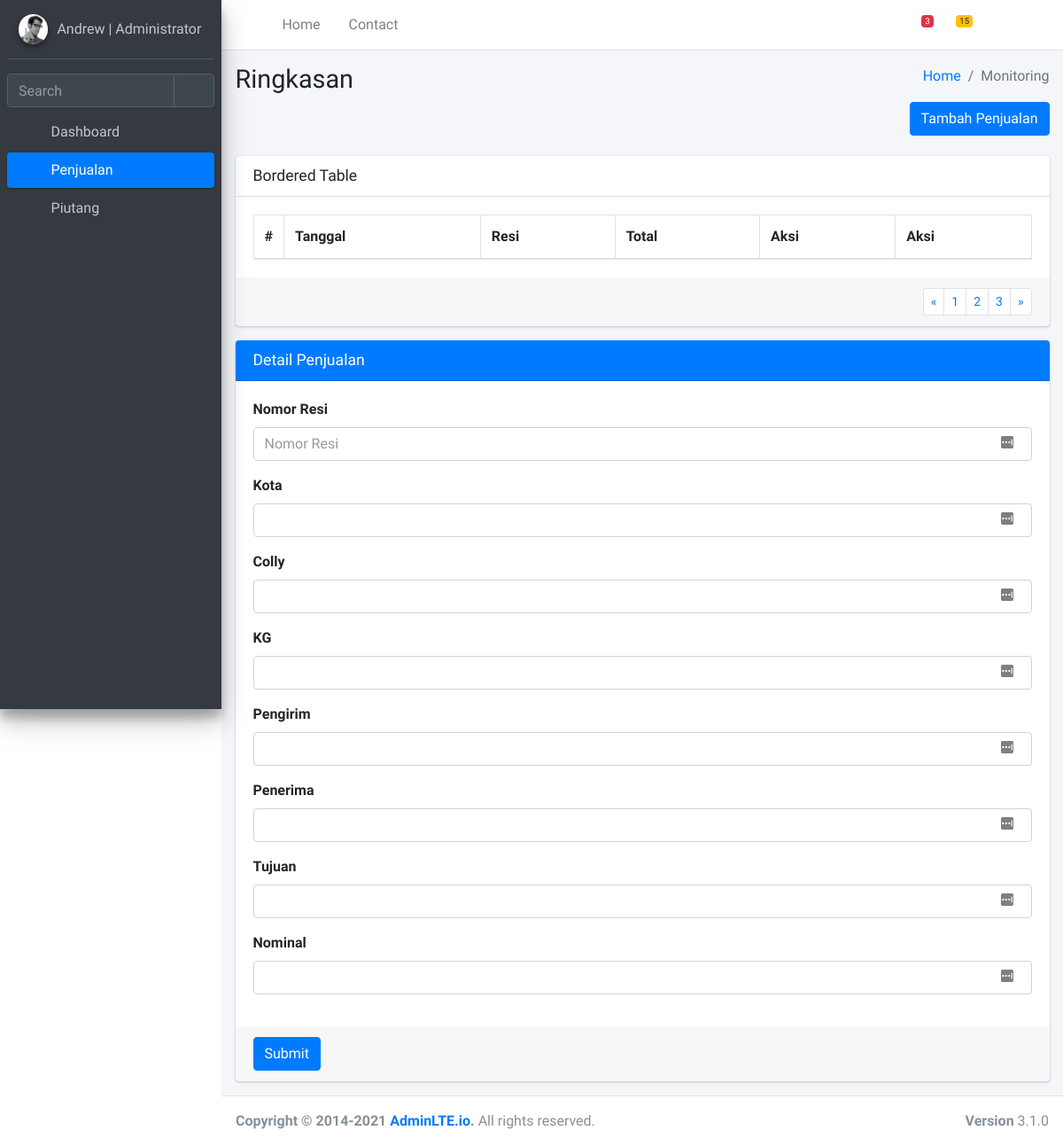
/admindir/penjualan/, run on an earlier commit of the app's database.
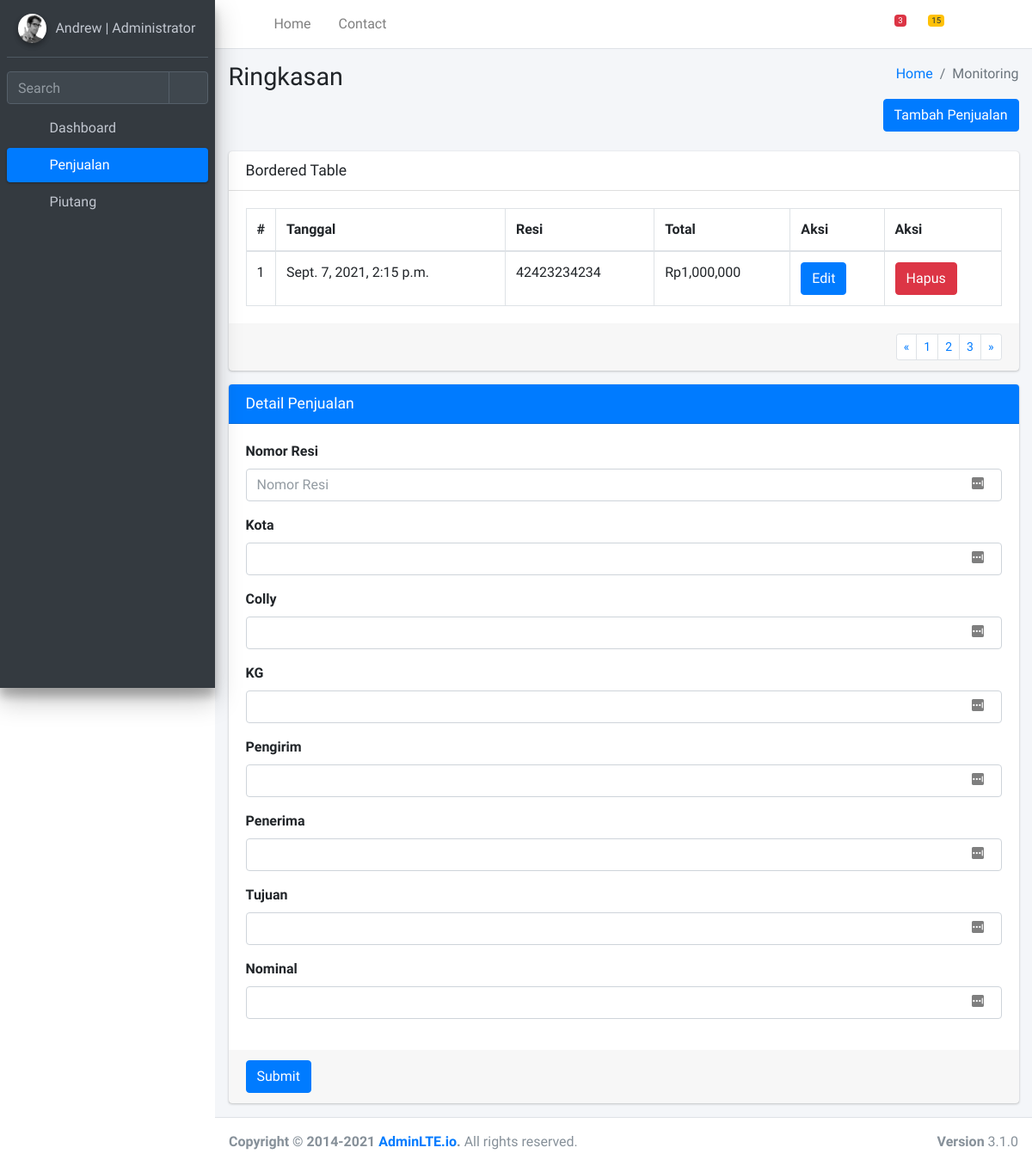
And on a later commit of the database.
### web/models.py (models this page shows)
class Penjualan(models.Model):
    no_resi = models.TextField()
    tanggal = models.DateTimeField(auto_now_add=True)
    colly = models.TextField()
    kg = models.TextField()
    kota = models.TextField()
    pengirim = models.TextField()
    penerima = models.TextField()
    tujuan = models.TextField()
    nominal = models.TextField()

### web/views.py (the view, shortened to what this page needs)
# urls.py: path('admindir/penjualan/', views.admin_penjualan),
def admin_penjualan(request):
    if request.method == 'GET':
        p = Penjualan.objects.all().order_by('-id')
        ctx = {
            'penjualans': p
        }
        return render(request, 'web/admin_penjualan.html', ctx)

### web/templates/web/admin_penjualan.html (shortened to what the changed rows need)
{% load humanize %}
<!DOCTYPE html>
<html lang="en">
<head>
  <link rel="stylesheet" href="/static/front/plugins/fontawesome-free/css/all.min.css">
  <link rel="stylesheet" href="https://code.ionicframework.com/ionicons/2.0.1/css/ionicons.min.css">
  <link rel="stylesheet" href="/static/front/plugins/tempusdominus-bootstrap-4/css/tempusdominus-bootstrap-4.min.css">
  <link rel="stylesheet" href="/static/front/plugins/icheck-bootstrap/icheck-bootstrap.min.css">
  <link rel="stylesheet" href="/static/front/plugins/jqvmap/jqvmap.min.css">
  <link rel="stylesheet" href="/static/front/dist/css/adminlte.min.css">
  <link rel="stylesheet" href="/static/front/plugins/overlayScrollbars/css/OverlayScrollbars.min.css">
  <link rel="stylesheet" href="/static/front/plugins/daterangepicker/daterangepicker.css">
  <link rel="stylesheet" href="/static/front/plugins/summernote/summernote-bs4.min.css">
</head>
<body class="hold-transition sidebar-mini layout-fixed">
<div class="wrapper">
  <div class="content-wrapper">
    <div class="content-header">
      <div class="container-fluid">
        <div class="row mb-2">
          <div class="col-sm-6">
            <h1 class="m-0">Ringkasan</h1>
          </div>
        </div>
      </div>
    </div>
    <section class="content">
      <div class="container-fluid">
        <div class="row">
          <div class="col">
            <div class="card">
              <div class="card-body">
                <table class="table table-bordered">
                  <thead>
                    <tr>
                      <th style="width: 10px">#</th>
                      <th>Tanggal</th>
                      <th>Resi</th>
                      <th>Total</th>
                      <th>Aksi</th>
                      <th>Aksi</th>
                    </tr>
                  </thead>
                  <tbody>
                  {% for p in penjualans %}
                    <tr>
                      <td>{{ p.id }}</td>
                      <td>{{ p.tanggal }}</td>
                      <td>{{ p.no_resi }}</td>
                      <td>Rp{{ p.nominal|intcomma }}</td>
                      <td>
                      <form role="form" method="POST" id="form{{user.id}}">
                            <button type="submit" class="btn btn-primary">Edit</button>
                          </form>
                      </td>
                      <td><a href="#" class="btn btn-danger">Hapus</a></td>
                    </tr>
                  {% endfor %}
                  </tbody>
                </table>
              </div>
            </div>
          </div>
        </div>
      </div>
    </section>
  </div>
</div>
</body>
</html>

What changed in the data, as far as the page shows it:
added Penjualan: id "1", tanggal "Sept. 7, 2021, 2:15 p.m.", no_resi "42423234234", nominal "1,000,000"
